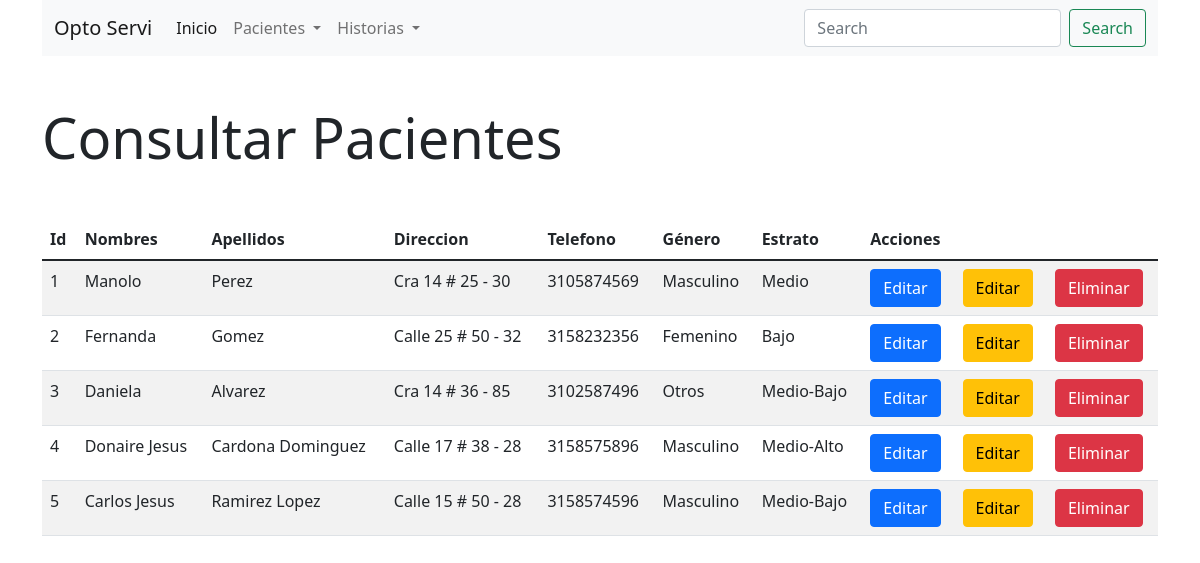
Page /index2.php?modulo=Paciente&controlador=Paciente&funcion=consult on the committed database.
### tables this page shows
CREATE TABLE `paciente` (
  `pac_id` int(11) NOT NULL,
  `pac_nombre` varchar(50) NOT NULL,
  `pac_apellido` varchar(50) NOT NULL,
  `pac_direccion` varchar(70) NOT NULL,
  `pac_telefono` bigint(20) NOT NULL,
  `gen_id` int(11) NOT NULL,
  `estr_id` int(11) NOT NULL,
  PRIMARY KEY (`pac_id`),
  KEY `gen_id` (`gen_id`),
  KEY `estr_id` (`estr_id`),
  CONSTRAINT `paciente_ibfk_1` FOREIGN KEY (`gen_id`) REFERENCES `generos` (`gen_id`),
  CONSTRAINT `paciente_ibfk_2` FOREIGN KEY (`estr_id`) REFERENCES `estratos` (`estr_id`)
);

CREATE TABLE `generos` (
  `gen_nombre` varchar(30) NOT NULL,
  `gen_id` int(11) NOT NULL,
  PRIMARY KEY (`gen_id`)
);

CREATE TABLE `estratos` (
  `estr_id` int(11) NOT NULL,
  `estr_nombre` varchar(30) NOT NULL,
  PRIMARY KEY (`estr_id`)
);

### controller/Paciente/PacienteController.php (called while the page is built, shortened)
<?php
    class PacienteController {
        public function consult(){
            $obj = new PacienteModel();
            $sql="SELECT p.pac_id, p.pac_nombre, p.pac_apellido, p.pac_direccion, pac_telefono, g.gen_nombre, e.estr_nombre FROM paciente p, generos g, estratos e WHERE p.gen_id=g.gen_id AND p.estr_id=e.estr_id ORDER BY p.pac_id";
            $pacientes=$obj->consult($sql);
            include_once '../view/Paciente/consult.php';
        }
    }
?>

### lib/conf/conf.php (called while the page is built)
<?php
    $server="localhost";
    $user="root";
    $pass="";
    $database="historia_clinica";
    $port="3306";
?>

### lib/conf/connection.php (called while the page is built, shortened)
<?php
    class Connection{
        private $server;
        private $user;
        private $pass;
        private $database;
        private $link;
        private function setConnect(){
            require_once 'conf.php';
            $this->server=$server;
            $this->user=$user;
            $this->pass=$pass;
            $this->database=$database;
        }
        private function connect(){
            $this->link=mysqli_connect($this->server,$this->user,$this->pass,$this->database);
        }
        public function getConnect(){
            return $this->link;
        }
    }
?>

### model/MasterModel.php (called while the page is built, shortened)
<?php
    include_once '../lib/conf/connection.php';
    class MasterModel extends Connection {
        public function consult($sql){
            $result = mysqli_query($this->getConnect(),$sql);
            return $result;
        }
    }
?>

### view/Paciente/consult.php (the view)
<div class="mt-5">
    <h3 class="display-4">Consultar Pacientes</h3>
</div>
<div class="mt-5">
    <table class="table table-hover table-striped">
        <thead>
            <tr>
                <th>Id</th>
                <th>Nombres</th>
                <th>Apellidos</th>
                <th>Direccion</th>
                <th>Telefono</th>
                <th>Género</th>
                <th>Estrato</th>
                <th colspan="2">Acciones</th>
            </tr>
        </thead>
        <tbody>
            <?php
                foreach ($pacientes as $pac){
                    echo "<tr>";
                        echo "<td>".$pac['pac_id']."</td>";
                        echo "<td>".$pac['pac_nombre']."</td>";
                        echo "<td>".$pac['pac_apellido']."</td>";
                        echo "<td>".$pac['pac_direccion']."</td>";
                        echo "<td>".$pac['pac_telefono']."</td>";
                        echo "<td>".$pac['gen_nombre']."</td>";
                        echo "<td>".$pac['estr_nombre']."</td>";
                        echo "<td> <a href='".getUrl("Historia", "Historia", "getInsert",
                                array("pac_id"=>$pac['pac_id']))."'>
                                <button class='btn btn-primary'>Editar</button></a></td>";
                        echo "<td> <a href='".getUrl("Paciente", "Paciente", "getUpdate",
                                array("pac_id"=>$pac['pac_id']))."'>
                                <button class='btn btn-warning'>Editar</button></a></td>";
                        echo "<td> <a href='".getUrl("Paciente","Paciente","getDelete",
                                array("pac_id"=>$pac['pac_id']))."'>
                                <button class='btn btn-danger'>Eliminar</button></a></td>";
                    echo "</tr>";
                }
            ?>
        </tbody>
    </table>
</div>

### view/Menu/head.php (shortened to what this page needs)
<!DOCTYPE html>
<html lang="es">
<head>
    <link rel="stylesheet" href="css/bootstrap.css">
</head>
<body>

### web/index2.php
<?php
    include_once '../lib/helpers2.php';
    include_once '../view/Menu/head.php';
    echo "<div class='container'>";
    include_once '../view/Menu/menu.php';
    if (isset($_GET['modulo'])){
        resolve();
    }
    include_once '../view/Menu/footer.php';
?>

### view/Menu/menu.php (shortened to what this page needs)
<nav class="navbar navbar-expand-lg navbar-light bg-light">
  <div class="container-fluid">
    <a class="navbar-brand" href="#">Opto Servi</a>
    <div class="collapse navbar-collapse" id="navbarSupportedContent">
      <ul class="navbar-nav me-auto mb-2 mb-lg-0">
        <li class="nav-item">
          <a class="nav-link active" aria-current="page" href="#">Inicio</a>
        </li>
        <li class="nav-item dropdown">
          <a class="nav-link dropdown-toggle" href="#" id="navbarDropdown" role="button" data-bs-toggle="dropdown" aria-expanded="false">
            Pacientes
          </a>
        </li>
          <li class="nav-item dropdown">
          <a class="nav-link dropdown-toggle" href="#" id="navbarDropdown" role="button" data-bs-toggle="dropdown" aria-expanded="false">
            Historias
          </a>
        </li>
      </ul>
      <form class="d-flex">
        <input class="form-control me-2" type="search" placeholder="Search" aria-label="Search">
        <button class="btn btn-outline-success" type="submit">Search</button>
      </form>
    </div>
  </div>
</nav>

### lib/helpers2.php (shortened to what this page needs)
<?php
    function getUrl ($modulo, $controlador, $funcion, $parametros=false){
        $url="index2.php?modulo=$modulo&controlador=$controlador&funcion=$funcion";
        if ($parametros!=false) {
            foreach ($parametros as $key => $value){
                $url.="&$key=$value";
            }
        }
        return $url;
    }
    function resolve(){
        $modulo=ucwords($_GET['modulo']);
        $controlador=ucwords($_GET['controlador']);
        $funcion=$_GET['funcion'];
        if (is_dir("../controller/$modulo")){
            if (is_file("../controller/$modulo/".$controlador."Controller.php")){
                $objeto = new $nombreClase();
                if (method_exists($objeto,$funcion)){
                    $objeto->$funcion();
                } else {
                    echo "La funcion no existe";
                }
            } else {
                echo "El controlador no existe";
            }
        } else {
            Echo "El modulo no existe";
        }
    }
?>

### view/Menu/footer.php (shortened to what this page needs)
</body>
</html>

### rows in the picture
paciente: pac_id "1", pac_nombre "Manolo", pac_apellido "Perez", pac_direccion "Cra 14 # 25 - 30", pac_telefono "3105874569", gen.gen_nombre "Masculino", estr.estr_nombre "Medio"
paciente: pac_id "2", pac_nombre "Fernanda", pac_apellido "Gomez", pac_direccion "Calle 25 # 50 - 32", pac_telefono "3158232356", gen.gen_nombre "Femenino", estr.estr_nombre "Bajo"
paciente: pac_id "3", pac_nombre "Daniela", pac_apellido "Alvarez", pac_direccion "Cra 14 # 36 - 85", pac_telefono "3102587496", gen.gen_nombre "Otros", estr.estr_nombre "Medio-Bajo"
paciente: pac_id "4", pac_nombre "Donaire Jesus", pac_apellido "Cardona Dominguez", pac_direccion "Calle 17 # 38 - 28", pac_telefono "3158575896", gen.gen_nombre "Masculino", estr.estr_nombre "Medio-Alto"
paciente: pac_id "5", pac_nombre "Carlos Jesus", pac_apellido "Ramirez Lopez", pac_direccion "Calle 15 # 50 - 28", pac_telefono "3158574596", gen.gen_nombre "Masculino", estr.estr_nombre "Medio-Bajo"
